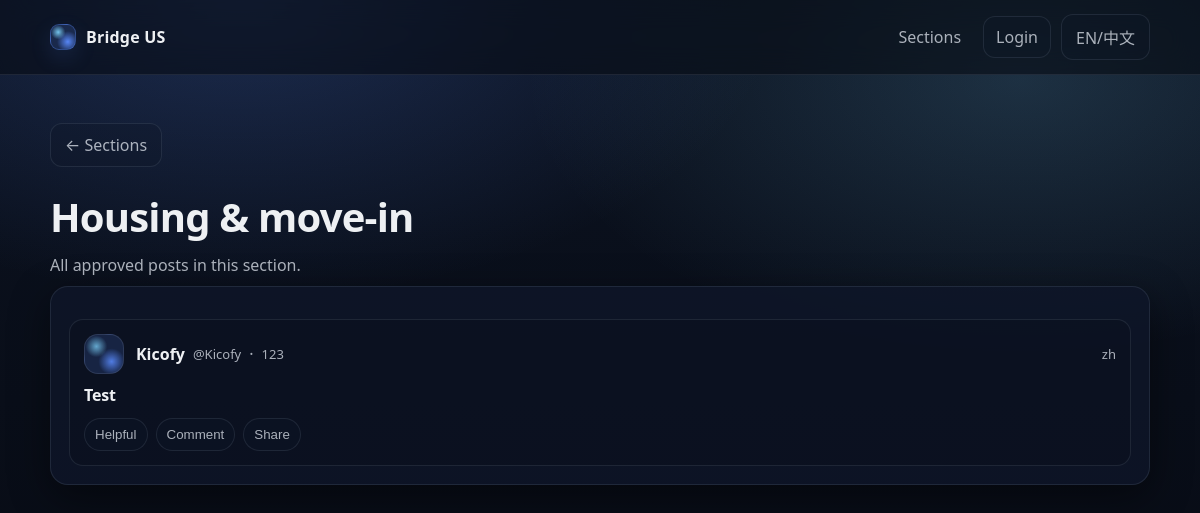
The page /sections/housing_move_in on the database its author committed.
### tables this page shows
CREATE TABLE posts (
              id INTEGER PRIMARY KEY AUTOINCREMENT,
              title TEXT NOT NULL,
              content TEXT NOT NULL,
              city TEXT,
              section TEXT NOT NULL,
              status TEXT NOT NULL,
              source_lang TEXT NOT NULL DEFAULT 'en',
              created_at TEXT NOT NULL DEFAULT (datetime('now')),
              updated_at TEXT NOT NULL DEFAULT (datetime('now'))
            , author_name TEXT, author_handle TEXT, author_user_id INTEGER, reviewed_by_user_id INTEGER, review_note TEXT, reviewed_at TEXT);

### app.py (the view)
    @app.get("/sections/<section_code>")
    def section_posts(section_code: str):
        allowed = {s["code"] for s in inject_i18n_helpers()["sections"]}
        if section_code not in allowed:
            return ("Not found", 404)
        posts = list_approved_posts(limit=50, section=section_code)
        return render_template(
            "section_posts.html",
            posts=posts,
            section_code=section_code,
        )

### db.py (called while the page is built)
def get_db() -> sqlite3.Connection:
    db: Optional[sqlite3.Connection] = g.get("db")
    if db is None:
        db = sqlite3.connect(current_app.config["DATABASE_PATH"])
        db.row_factory = sqlite3.Row
        g.db = db
    return db

def list_approved_posts(
    *, limit: int = 50, city: Optional[str] = None, section: Optional[str] = None
) -> List[Dict[str, Any]]:
    db = get_db()
    q = """
    SELECT id, title, city, section, source_lang, created_at, author_name, author_handle
    FROM posts
    WHERE status = 'approved'
    """
    args: List[Any] = []
    if city:
        q += " AND lower(coalesce(city,'')) = lower(?)"
        args.append(city.strip())
    if section:
        q += " AND section = ?"
        args.append(section)
    q += " ORDER BY id DESC LIMIT ?"
    args.append(limit)
    rows = db.execute(q, tuple(args)).fetchall()
    return [dict(r) for r in rows]

### templates/section_posts.html (shortened to what this page needs)
{% extends "base.html" %}
{% block content %}
  <div style="margin-top: 22px;">
    <a class="btn btn-ghost" href="{{ url_for('sections_page') }}">← {{ _("Sections") }}</a>
  </div>
  <section class="hero" style="padding-bottom: 10px;">
    <h1>{{ section_label(section_code) }}</h1>
    <p class="muted">All approved posts in this section.</p>
  </section>
  <section class="card">
    {% if posts and posts|length > 0 %}
      <ul class="feed">
        {% for p in posts %}
          <li class="post-card">
            <div class="post-head">
              <div class="avatar" aria-hidden="true"></div>
              <div class="post-head-main">
                <div class="author-line">
                  <span class="author-name">{{ p.author_name or "Anonymous" }}</span>
                  {% if p.author_handle %}<span class="author-handle">{{ p.author_handle }}</span>{% endif %}
                  {% if p.city %}<span class="dot">·</span><span class="meta">{{ p.city }}</span>{% endif %}
                </div>
              </div>
              <div class="meta">{{ p.source_lang }}</div>
            </div>
            <div class="post-body">
              <a class="post-title" href="{{ url_for('post_detail', post_id=p.id) }}">{{ p.title }}</a>
            </div>
            <div class="post-actions">
              <button class="action" type="button">Helpful</button>
              <button class="action" type="button">Comment</button>
              <button class="action" type="button">Share</button>
            </div>
          </li>
        {% endfor %}
      </ul>
    {% else %}
      <p class="muted">No approved posts in this section yet.</p>
    {% endif %}
  </section>
{% endblock %}

### static/app.css (style rules this page uses)
:root { --bg-0: #070a12; --bg-1: #0b1220; --surface-0: rgba(15, 23, 42, 0.78); --surface-1: rgba(17, 25, 44, 0.65); --border: rgba(148, 163, 184, 0.14); --border-2: rgba(148, 163, 184, 0.22); --text-0: rgba(248, 250, 252, 0.96); --text-1: rgba(226, 232, 240, 0.74); --accent: #5b8cff; --accent-2: #7dd3fc; --shadow: 0 12px 40px rgba(0, 0, 0, 0.45); --radius-lg: 18px; --radius-md: 14px; }
* { box-sizing: border-box; }
html, body { height: 100%; }
body { margin: 0; font-family: ui-sans-serif, system-ui, -apple-system, Segoe UI, Roboto, Arial; color: var(--text-0); background: radial-gradient(900px 500px at 20% 0%, rgba(91, 140, 255, 0.22), transparent 60%), radial-gradient(900px 500px at 85% 10%, rgba(125, 211, 252, 0.16), transparent 55%), linear-gradient(180deg, var(--bg-1), var(--bg-0)); }
a { color: var(--text-0); text-decoration: none; }
h1 { margin: 0; font-size: clamp(30px, 4vw, 40px); letter-spacing: -0.02em; }
.muted { color: var(--text-1); margin: 0; }
.hero { padding: 22px 0 16px; }
.hero p { margin-top: 10px; max-width: 70ch; }
.card { background: var(--surface-0); border: 1px solid var(--border); border-radius: var(--radius-lg); padding: 18px; box-shadow: var(--shadow); }
.btn { display: inline-flex; align-items: center; justify-content: center; gap: 8px; padding: 10px 14px; border-radius: 12px; border: 1px solid rgba(91, 140, 255, 0.32); background: linear-gradient(180deg, rgba(91, 140, 255, 0.26), rgba(91, 140, 255, 0.16)); color: var(--text-0); cursor: pointer; transition: transform 120ms ease, border-color 120ms ease, background 120ms ease; }
.btn-ghost { border: 1px solid var(--border); background: rgba(15, 23, 42, 0.35); color: var(--text-1); }
.feed { list-style: none; padding: 0; margin: 14px 0 0; display: grid; gap: 12px; }
.post-card { padding: 14px 14px; border: 1px solid var(--border); border-radius: var(--radius-md); background: rgba(7, 10, 18, 0.22); transition: transform 120ms ease, border-color 120ms ease, background 120ms ease; }
.post-head { display: grid; grid-template-columns: 42px 1fr auto; gap: 10px; align-items: center; }
.avatar { width: 40px; height: 40px; border-radius: 14px; background: radial-gradient(18px 18px at 30% 30%, rgba(125, 211, 252, 0.75), transparent 60%), radial-gradient(22px 22px at 70% 70%, rgba(91, 140, 255, 0.85), transparent 60%), rgba(91, 140, 255, 0.16); border: 1px solid rgba(148, 163, 184, 0.18); }
.author-line { display: flex; flex-wrap: wrap; gap: 8px; align-items: center; min-width: 0; }
.author-name { font-weight: 700; }
.author-handle { color: var(--text-1); font-size: 13px; }
.meta { color: var(--text-1); font-size: 13px; }
.dot { color: var(--text-1); }
.post-body { margin-top: 10px; }
.post-title { display: inline-block; font-weight: 720; letter-spacing: -0.01em; color: var(--text-0); }
.post-actions { margin-top: 12px; display: flex; gap: 8px; flex-wrap: wrap; }
.action { border: 1px solid var(--border); background: rgba(15, 23, 42, 0.30); color: var(--text-1); padding: 8px 10px; border-radius: 999px; cursor: pointer; }

### rows shown on the page
posts: author_name "Kicofy", author_handle "@Kicofy", city "123", source_lang "zh", title "Test"

### other values the page prints
{{ section_label(section_code) }} "Housing & move-in"
